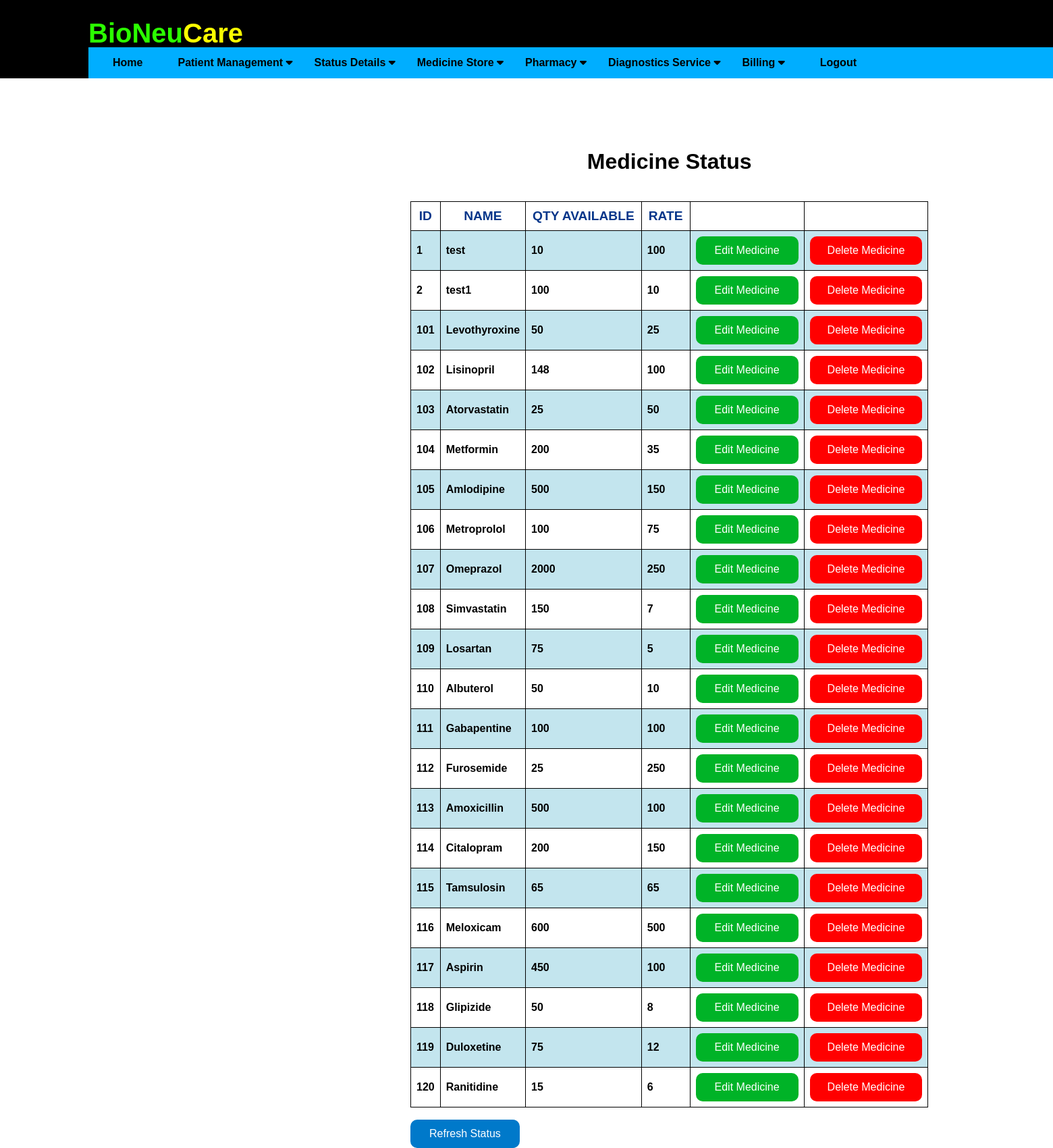
/medicinestatus (signed in), run on an earlier commit of the app's database.
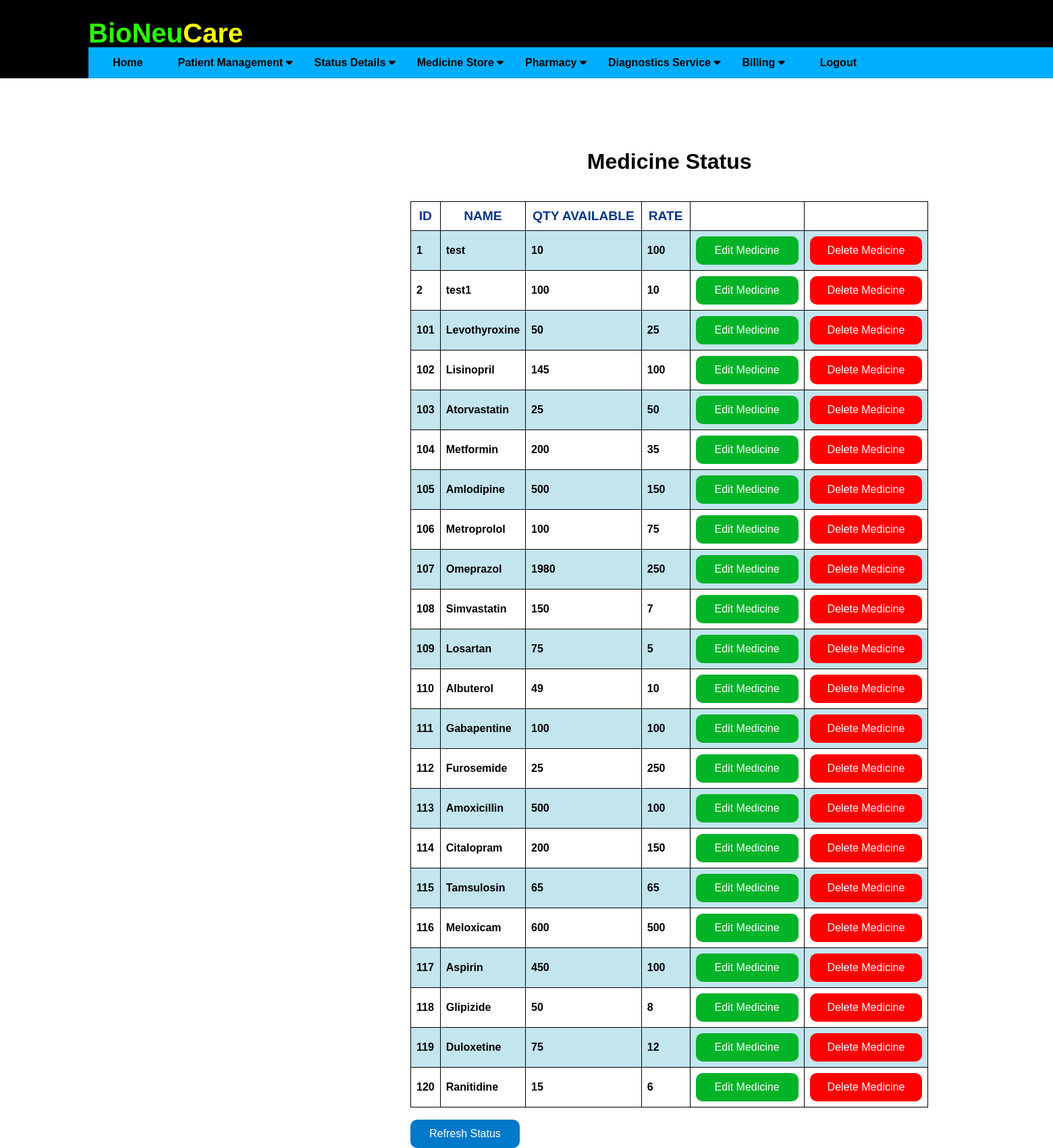
And on a later commit of the database.
### application/routes.py (models this page shows)
class MedicineMaster(db.Model):
    __tablename__ = 'medicinemaster'
    mid = Column(Integer, ForeignKey('medicines.mid'), primary_key=True)
    mname = Column(db.String(20))
    qavailable = Column(db.Integer)
    rate = Column(db.Integer)

### application/routes.py (the view)
@app.route('/medicinestatus')
def medicinestatus():
    if 'username' in session:
        usern = session['username']
        print(usern)
        updatep = MedicineMaster.query.all()
        print(updatep)
        if not updatep:
            flash('No Medicines exists in database')
            return redirect( url_for('addMedicine') )
        else:
            print("inside else")
            return render_template('medicinestatus.html', updatep = updatep)
    else:
        flash('You have been logged out. Please login again')
        return redirect( url_for('login') )
    return render_template('medicinestatus.html')

### application/templates/medicinestatus.html (shortened to what this page needs)
{% extends "layout.html" %}
{% block content %}
<div class="stat">
    <h1>Medicine Status</h1><br>
    <table border="1" align="center">
        <tr>
            <th>ID</th>
            <th>NAME</th>
            <th>QTY AVAILABLE</th>
            <th>RATE</th>
            <th></th>
            <th></th>
        </tr>
        {% for update in updatep %}
        <tr>
            <td> {{ update.mid }} </td>
            <td> {{ update.mname }} </td>
            <td> {{ update.qavailable }} </td>
            <td> {{ update.rate }} </td>
            <td> <button type="button" class="ubutton" onclick="window.location='editmedicinedetail/{{ update.mid }}'"> Edit Medicine </button> </td>
            <td> <button type="button" class="dbutton" onclick="window.location='deletemedicinedetail/{{ update.mid }}'"> Delete Medicine </button> </td>
        </tr>
        {% else %}
        <h3>No Medicines!</h3>
        {% endfor %}
    </table>
    <br>
    <form action="{{ url_for('medicinestatus') }}">
    <button type="submit" class="ibutton" value="Refresh the list">Refresh Status</button>
    </form>
</div>
{% endblock %}

What changed in the data, as far as the page shows it:
changed MedicineMaster "Lisinopril": qavailable "148" → "145"
changed MedicineMaster "Omeprazol": qavailable "2000" → "1980"
changed MedicineMaster "Albuterol": qavailable "50" → "49"
